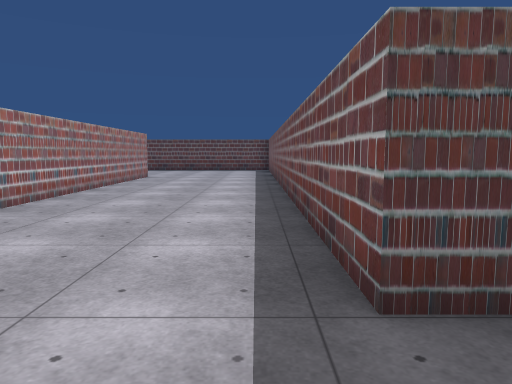
View 1 (above)

24 first-person views from a walk through a 3-D level made in the Unity game engine. The camera is 1.4 m above the floor, tilts 6° down and sees 70° across. The floor is counted in squares, 2 m on a side. Each view is taken from the middle of a square. On the plan, view 1 faces up. The plan holds only what a view shows up to about 11 squares ahead; the rest is blank. The place goes on beyond the plan. The player character is not drawn. Some surface patterns are stand-ins.

View 2
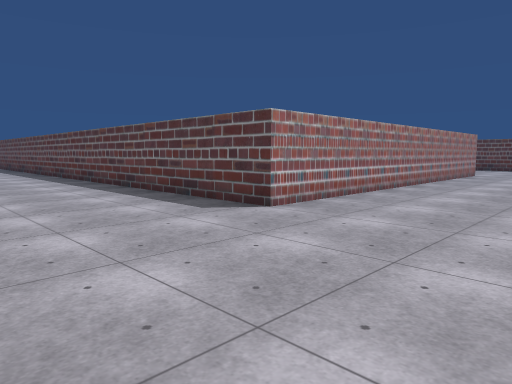

View 3
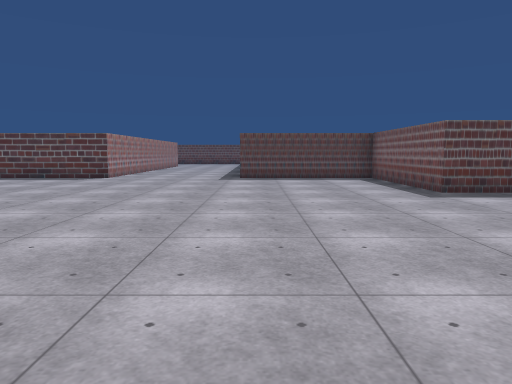

View 4
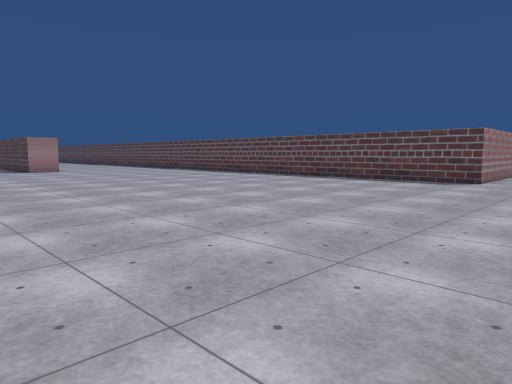

View 5
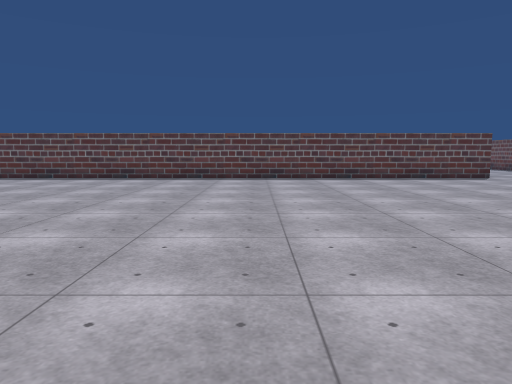

View 6
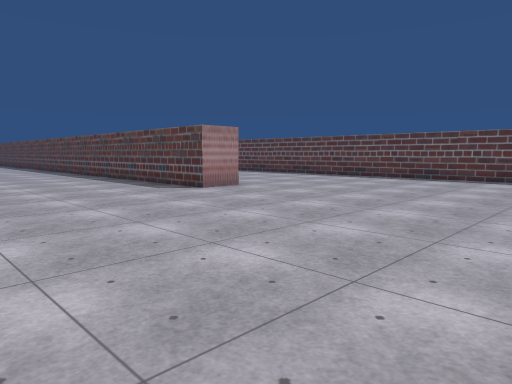

View 7
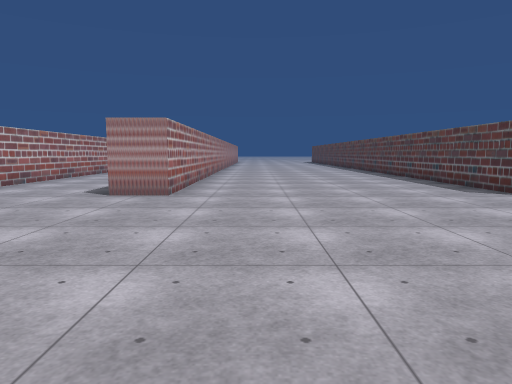

View 8
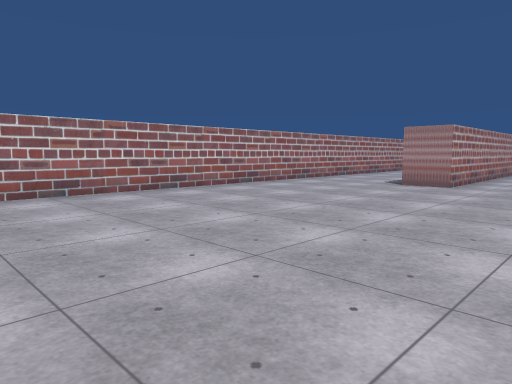

View 9
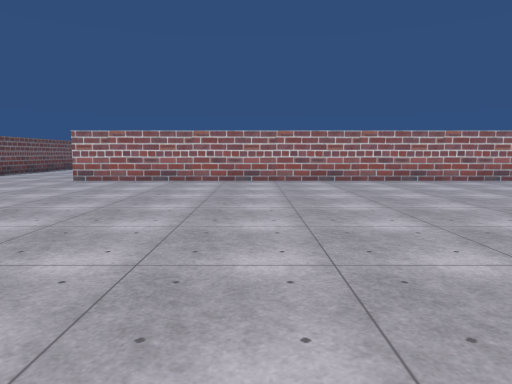

View 10
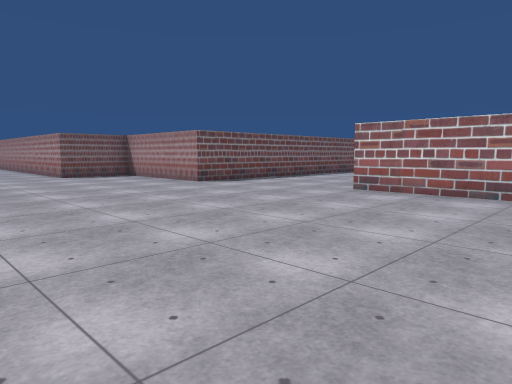

View 11
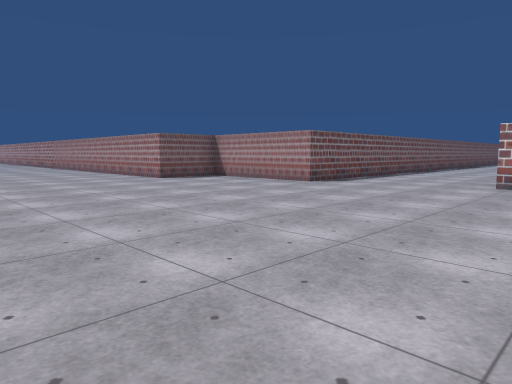

View 12
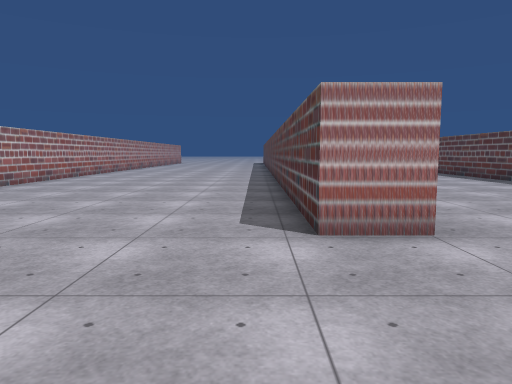

View 13
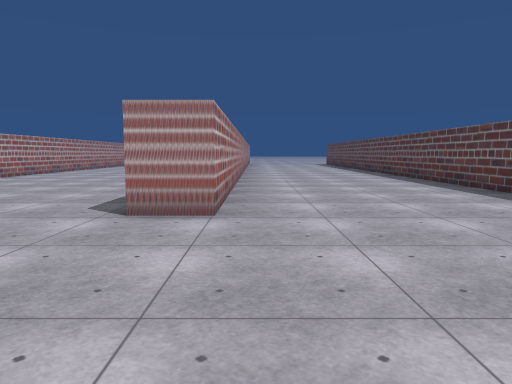

View 14
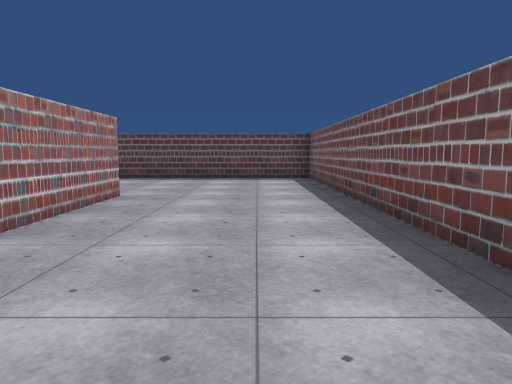

View 15
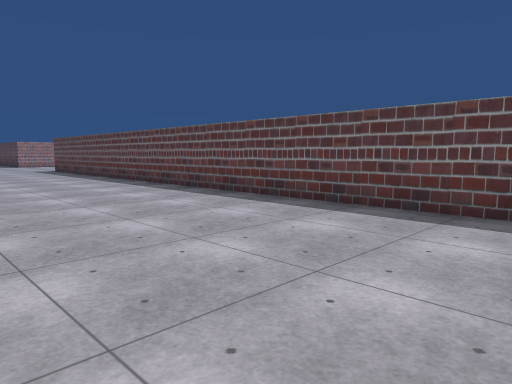

View 16
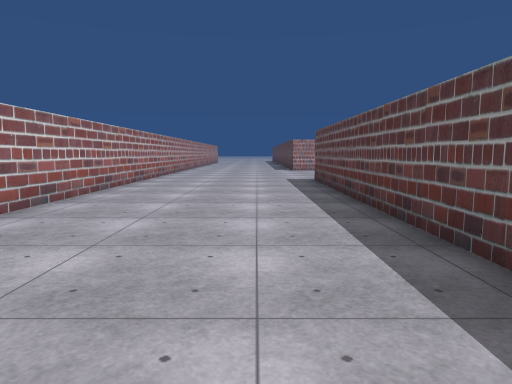

View 17
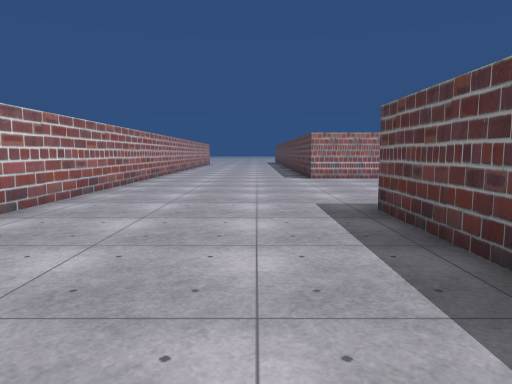

View 18
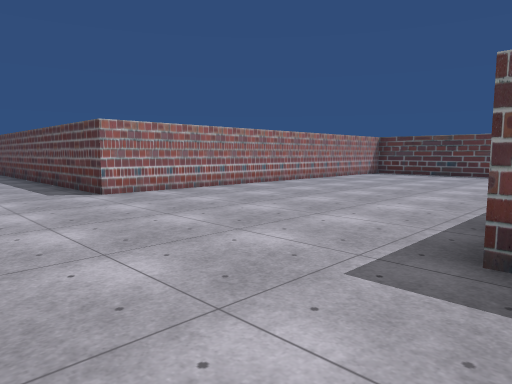

View 19
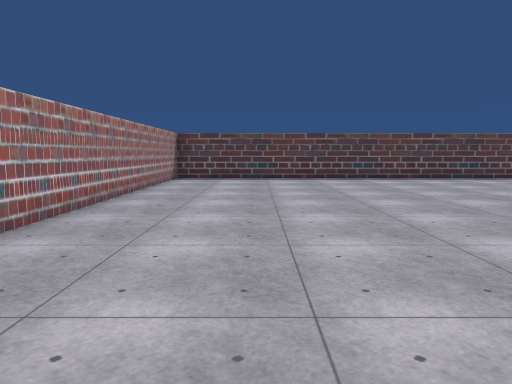

View 20
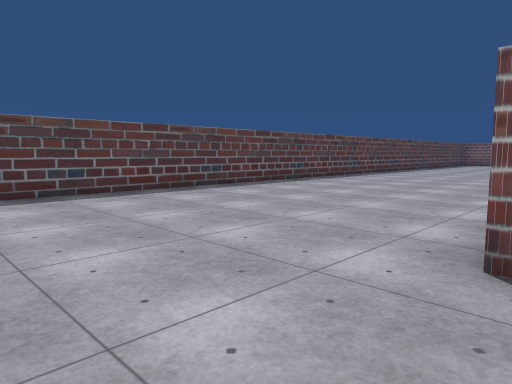

View 21
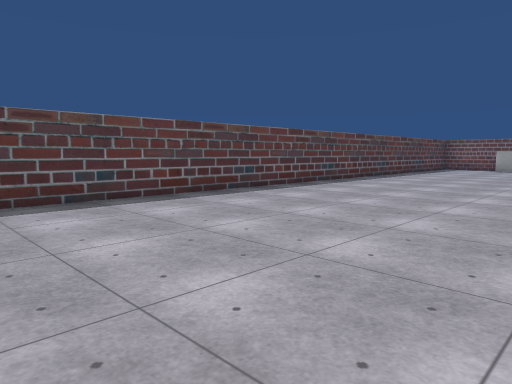

View 22
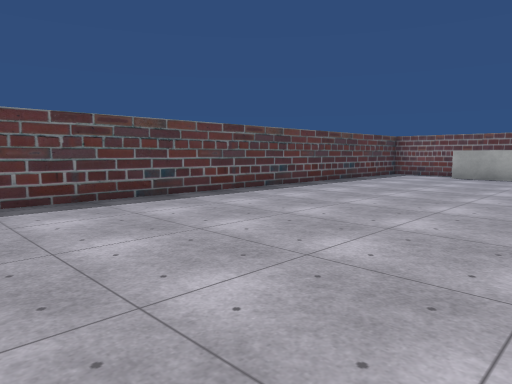

View 23
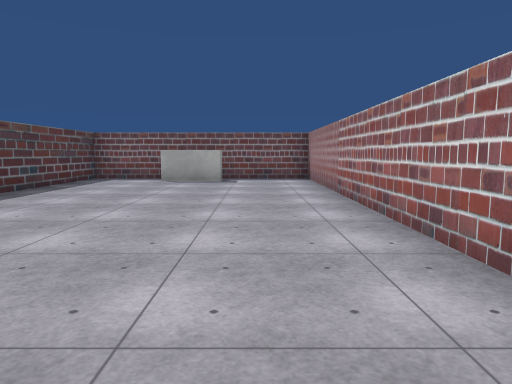

View 24
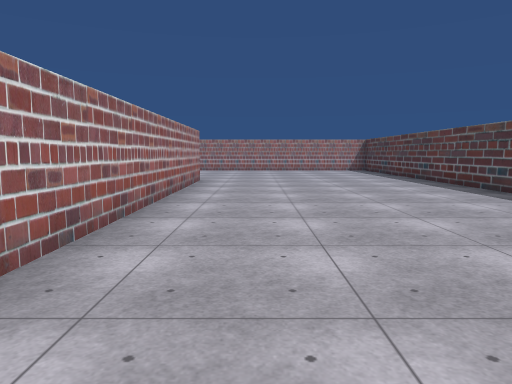

### Floor plan
Points are (right, up) in squares from view 1. A wall is a line through its corners. A room is listed if a view was taken in it or the views show most of it. See-through windows are left out.
Room 1 (views 1, 2, 3, 4, 5, 6, 7, 8, 9, 10, 11, 12, 13, 14, 15, 16, 17, 18, 19, 20, 21, 22, 23, 24)
walls: (-3.3, 11.1) (-3.3, 1.5) (-23.5, 1.5); (-22.9, -3.5) (-16.1, -3.5) (-16.1, -4.5) (-23.4, -4.5); (5.5, -2.5) (4.3, -2.5) (4.3, 1.5) (0.5, 1.5) (0.5, 15.5) (-16.6, 15.5); (-23.1, 11) (-11.1, 11); (-23.5, -10.5) (-16.1, -10.5) (-16.1, -11.5); (4.3, -12.4) (4.3, -11.5) (5.2, -11.5); (-4, 19.5) (4.3, 19.5); (0.5, -16.1) (0.5, -13.5) (3.3, -13.5); (-21.1, -14.5) (-3.2, -14.5); (-16.5, 19.5) (-9, 19.5); (3.3, 21.9) (3.3, 23.5); (4.3, 25.5) (-22.3, 25.5) (-22.3, 15.5) (-23.5, 15.5)
ways out: opening at (3, 20.5) to room 2; opening at (3, 24.5) to room 3
Room 2 (no view inside)
walls: (4.3, 19.5) (4.3, 23.5)
ways out: opening at (3, 20.5) to room 1; opening at (4, 22.5) to room 3
Room 3 (no view inside)
walls: (4.3, 23.5) (4.3, 25.5)
ways out: opening at (3, 24.5) to room 1; opening at (4, 22.5) to room 2

Positions as (right, up) in squares from view 1, and headings:
1: (0, 0), facing up
2: (0, -2), facing up-left
3: (1, -9), facing up
4: (-1, -8), facing up-left
5: (-10, -9), facing up
6: (-10, -9), facing up-left
7: (-10, -9), facing left
8: (-8, -8), facing down-left
9: (-8, -5), facing down
10: (-7, -8), facing down-right
11: (-5, -6), facing down-right
12: (-13, -5), facing left
13: (-12, -3), facing left
14: (-1, 5), facing up
15: (-1, 11), facing up-left
16: (-7, 14), facing left
17: (-12, 14), facing left
18: (-16, 13), facing up-left
19: (-20, 15), facing up
20: (-19, 19), facing up-right
21: (-13, 20), facing up-right
22: (-8, 20), facing up-right
23: (-6, 21), facing right
24: (-7, 21), facing left
